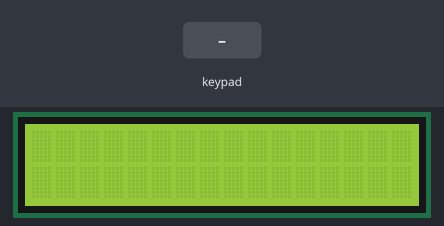
The program below on a simulated Arduino Uno, built with avr-gcc and run on an emulated ATmega328P. Shown: 16×2 character LCD. Inputs (shaded band) come from the test bench.

Above: at 1.2 s.
1.3 s: keypad keys 7 + 5 = pressed 0.4 s apart
At 3.7 s:
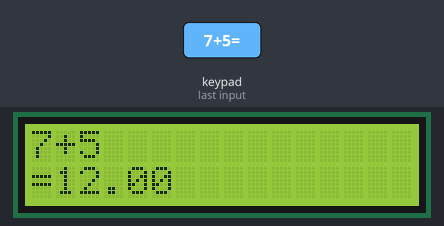
4.4 s: key '+' pressed
At 4.9 s:
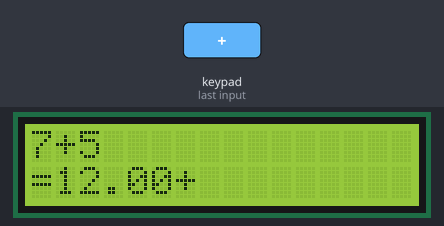
5.9 s: key '1' pressed
At 6.2 s:
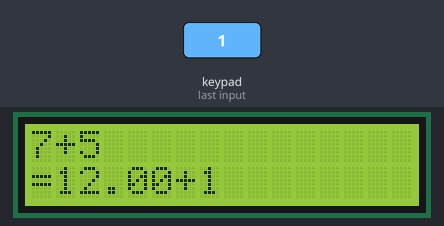
7.4 s: keypad keys 0 1 2 3 pressed 0.4 s apart
At 9.2 s:
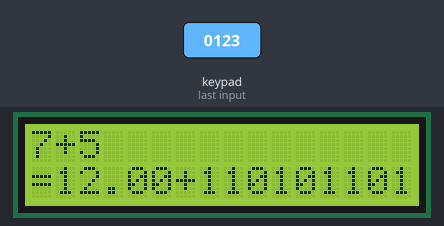
10.5 s: keypad keys 0 1 2 3 = pressed 0.4 s apart
At 12.4 s:
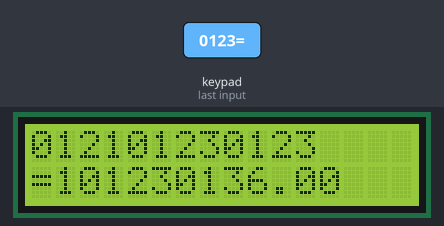
14.0 s: key '*' pressed
At 14.8 s:
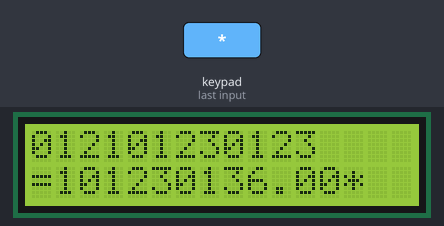
Timing chart, 0 to 16.5 s (numbered marks = the images above; inputs shaded):
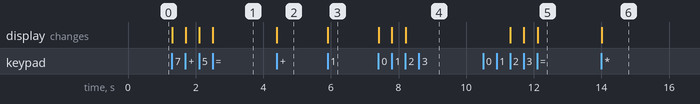

Measured:
- after the input at 1.3 s, the display: first changes at once (image 1 shows a later state)
- after the input at 4.4 s, the display: changes at once (image 2)
- after the input at 5.9 s, the display: changes at once (image 3)
- after the input at 7.4 s, the display: first changes at once (image 4 shows a later state)
- after the input at 10.5 s, the display: first changes after 0.80 s (image 5 shows a later state)
- after the input at 14.0 s, the display: changes at once (image 6)

The program:

main.cpp
```cpp
#include "Arduino.h"
#include <LiquidCrystal.h>
#include <Keypad.h>
#include <Wire.h>

LiquidCrystal lcd(8, 9, 10, 11, 12, 13);

char tecla_en;

long primeiro = 0;
long segundo  = 0;
double total  = 0;

const byte qtd_linha  = 4;
const byte qtd_coluna = 4;

char teclas[qtd_linha][qtd_coluna] = {
	{'1','2','3','+'},
	{'4','5','6','-'},
    {'7','8','9','C'},
    {'*','0','/','='}
};
byte pinos_linha[qtd_linha]	  = {0, 1, 2, 3};
byte pinos_coluna[qtd_coluna] = {4, 5, 6, 7};

Keypad teclado = Keypad(makeKeymap(teclas), pinos_linha, pinos_coluna, qtd_linha, qtd_coluna);

long get_segundo();

void setup() {
	lcd.begin(16, 2);
}

void loop() {
	tecla_en = teclado.getKey();

 	if(tecla_en != NO_KEY) {
      	switch(tecla_en){
            case '0' ... '9':
            lcd.setCursor(0,0);
            primeiro = primeiro * 10 + (tecla_en - '0');
            lcd.print(primeiro);
        break;


        case '+':
            primeiro = (total != 0 ? total : primeiro);
            lcd.print("+");
            segundo = get_segundo();
            total = primeiro + segundo;
          	lcd.setCursor(0,1);
          	lcd.print("                ");
            lcd.setCursor(0,1);
          	lcd.print("=");
            lcd.print(total);
            primeiro = 0;
          	segundo	 = 0;
        break;

        case '-':
            primeiro = (total != 0 ? total : primeiro);
            lcd.print("-");
            segundo = get_segundo();
            total = primeiro - segundo;
          	lcd.setCursor(0,1);
          	lcd.print("                ");
            lcd.setCursor(0,1);
          	lcd.print("=");
            lcd.print(total);
            primeiro = 0;
          	segundo	 = 0;
        break;

        case '*':
            primeiro = (total != 0 ? total : primeiro);
            lcd.print("*");
            segundo = get_segundo();
            total = primeiro * segundo;
          	lcd.setCursor(0,1);
          	lcd.print("                ");
            lcd.setCursor(0,1);
            lcd.print("=");
            lcd.print(total);
            primeiro = 0;
          	segundo = 0;
        break;

        case '/':
            primeiro = (total != 0 ? total : primeiro);
            lcd.print("/");
            segundo = get_segundo();
            segundo == 0 ? lcd.print("Valor invalido") : total = (float)primeiro / (float)segundo;
            lcd.setCursor(0,1);
          	lcd.print("                ");
          	lcd.setCursor(0,1);
          	lcd.print("=");
            lcd.print(total);
            primeiro = 0;
          	segundo = 0;
            break;

        case 'C':
            total = 0;
          	primeiro = 0;
            lcd.clear();
        break;
      }
    }
}

long get_segundo() {

    while(1) {
      	tecla_en = teclado.getKey();

      	if(tecla_en != NO_KEY) {
            if(tecla_en >= '0' && tecla_en <= '9') {
                segundo = segundo * 10 + (tecla_en - '0');
                lcd.print(segundo);
            }else if(tecla_en == '=') break;
        }
    }

  	return segundo;
}
```
